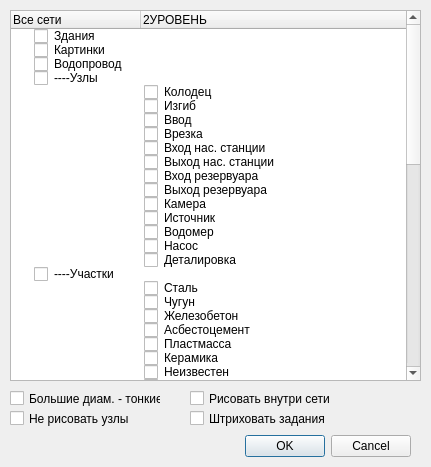
<?xml version="1.0" encoding="UTF-8"?>
<ui version="4.0">
 <class>allNetsDialog</class>
 <widget class="QDialog" name="allNetsDialog">
  <property name="geometry">
   <rect>
    <x>0</x>
    <y>0</y>
    <width>431</width>
    <height>467</height>
   </rect>
  </property>
  <property name="windowTitle">
   <string>Dialog</string>
  </property>
  <widget class="QDialogButtonBox" name="buttonBox">
   <property name="geometry">
    <rect>
     <x>70</x>
     <y>430</y>
     <width>341</width>
     <height>32</height>
    </rect>
   </property>
   <property name="orientation">
    <enum>Qt::Horizontal</enum>
   </property>
   <property name="standardButtons">
    <set>QDialogButtonBox::Cancel|QDialogButtonBox::Ok</set>
   </property>
  </widget>
  <widget class="QTreeWidget" name="treeWidget">
   <property name="geometry">
    <rect>
     <x>10</x>
     <y>10</y>
     <width>411</width>
     <height>371</height>
    </rect>
   </property>
   <property name="font">
    <font>
     <pointsize>9</pointsize>
    </font>
   </property>
   <attribute name="headerDefaultSectionSize">
    <number>130</number>
   </attribute>
   <column>
    <property name="text">
     <string>Все сети</string>
    </property>
   </column>
   <column>
    <property name="text">
     <string>2УРОВЕНЬ</string>
    </property>
   </column>
   <item>
    <property name="text">
     <string>Здания</string>
    </property>
    <property name="checkState">
     <enum>Unchecked</enum>
    </property>
   </item>
   <item>
    <property name="text">
     <string>Картинки</string>
    </property>
    <property name="checkState">
     <enum>Unchecked</enum>
    </property>
   </item>
   <item>
    <property name="text">
     <string>Водопровод</string>
    </property>
    <property name="checkState">
     <enum>Unchecked</enum>
    </property>
   </item>
   <item>
    <property name="text">
     <string>----Узлы</string>
    </property>
    <property name="checkState">
     <enum>Unchecked</enum>
    </property>
    <property name="text">
     <string/>
    </property>
   </item>
   <item>
    <property name="text">
     <string/>
    </property>
    <property name="text">
     <string>Колодец</string>
    </property>
    <property name="checkState">
     <enum>Unchecked</enum>
    </property>
   </item>
   <item>
    <property name="text">
     <string/>
    </property>
    <property name="text">
     <string>Изгиб</string>
    </property>
    <property name="checkState">
     <enum>Unchecked</enum>
    </property>
   </item>
   <item>
    <property name="text">
     <string/>
    </property>
    <property name="text">
     <string>Ввод</string>
    </property>
    <property name="checkState">
     <enum>Unchecked</enum>
    </property>
   </item>
   <item>
    <property name="text">
     <string/>
    </property>
    <property name="text">
     <string>Врезка</string>
    </property>
    <property name="checkState">
     <enum>Unchecked</enum>
    </property>
   </item>
   <item>
    <property name="text">
     <string/>
    </property>
    <property name="text">
     <string>Вход нас. станции</string>
    </property>
    <property name="checkState">
     <enum>Unchecked</enum>
    </property>
   </item>
   <item>
    <property name="text">
     <string/>
    </property>
    <property name="text">
     <string>Выход нас. станции</string>
    </property>
    <property name="checkState">
     <enum>Unchecked</enum>
    </property>
   </item>
   <item>
    <property name="text">
     <string/>
    </property>
    <property name="text">
     <string>Вход резервуара</string>
    </property>
    <property name="checkState">
     <enum>Unchecked</enum>
    </property>
   </item>
   <item>
    <property name="text">
     <string/>
    </property>
    <property name="text">
     <string>Выход резервуара</string>
    </property>
    <property name="checkState">
     <enum>Unchecked</enum>
    </property>
   </item>
   <item>
    <property name="text">
     <string/>
    </property>
    <property name="text">
     <string>Камера</string>
    </property>
    <property name="checkState">
     <enum>Unchecked</enum>
    </property>
   </item>
   <item>
    <property name="text">
     <string/>
    </property>
    <property name="text">
     <string>Источник</string>
    </property>
    <property name="checkState">
     <enum>Unchecked</enum>
    </property>
   </item>
   <item>
    <property name="text">
     <string/>
    </property>
    <property name="text">
     <string>Водомер</string>
    </property>
    <property name="checkState">
     <enum>Unchecked</enum>
    </property>
   </item>
   <item>
    <property name="text">
     <string/>
    </property>
    <property name="text">
     <string>Насос</string>
    </property>
    <property name="checkState">
     <enum>Unchecked</enum>
    </property>
   </item>
   <item>
    <property name="text">
     <string/>
    </property>
    <property name="text">
     <string>Деталировка</string>
    </property>
    <property name="checkState">
     <enum>Unchecked</enum>
    </property>
   </item>
   <item>
    <property name="text">
     <string>----Участки</string>
    </property>
    <property name="checkState">
     <enum>Unchecked</enum>
    </property>
    <property name="text">
     <string/>
    </property>
   </item>
   <item>
    <property name="text">
     <string/>
    </property>
    <property name="text">
     <string>Сталь</string>
    </property>
    <property name="checkState">
     <enum>Unchecked</enum>
    </property>
   </item>
   <item>
    <property name="text">
     <string/>
    </property>
    <property name="text">
     <string>Чугун</string>
    </property>
    <property name="checkState">
     <enum>Unchecked</enum>
    </property>
   </item>
   <item>
    <property name="text">
     <string/>
    </property>
    <property name="text">
     <string>Железобетон</string>
    </property>
    <property name="checkState">
     <enum>Unchecked</enum>
    </property>
   </item>
   <item>
    <property name="text">
     <string/>
    </property>
    <property name="text">
     <string>Асбестоцемент</string>
    </property>
    <property name="checkState">
     <enum>Unchecked</enum>
    </property>
   </item>
   <item>
    <property name="text">
     <string/>
    </property>
    <property name="text">
     <string>Пластмасса</string>
    </property>
    <property name="checkState">
     <enum>Unchecked</enum>
    </property>
   </item>
   <item>
    <property name="text">
     <string/>
    </property>
    <property name="text">
     <string>Керамика</string>
    </property>
    <property name="checkState">
     <enum>Unchecked</enum>
    </property>
   </item>
   <item>
    <property name="text">
     <string/>
    </property>
    <property name="text">
     <string>Неизвестен</string>
    </property>
    <property name="checkState">
     <enum>Unchecked</enum>
    </property>
   </item>
   <item>
    <property name="text">
     <string/>
    </property>
    <property name="text">
     <string>Стеклопластик</string>
    </property>
    <property name="checkState">
     <enum>Unchecked</enum>
    </property>
   </item>
   <item>
    <property name="text">
     <string>Канализация</string>
    </property>
    <property name="checkState">
     <enum>Unchecked</enum>
    </property>
    <property name="text">
     <string/>
    </property>
    <property name="checkState">
     <enum>Unchecked</enum>
    </property>
   </item>
   <item>
    <property name="text">
     <string>----Узлы</string>
    </property>
    <property name="checkState">
     <enum>Unchecked</enum>
    </property>
   </item>
   <item>
    <property name="text">
     <string/>
    </property>
    <property name="text">
     <string>Колодец</string>
    </property>
    <property name="checkState">
     <enum>Unchecked</enum>
    </property>
   </item>
   <item>
    <property name="text">
     <string/>
    </property>
    <property name="text">
     <string>Изгиб</string>
    </property>
    <property name="checkState">
     <enum>Unchecked</enum>
    </property>
   </item>
   <item>
    <property name="text">
     <string/>
    </property>
    <property name="text">
     <string>Выпуск</string>
    </property>
    <property name="checkState">
     <enum>Unchecked</enum>
    </property>
   </item>
   <item>
    <property name="text">
     <string/>
    </property>
    <property name="text">
     <string>Врезка</string>
    </property>
    <property name="checkState">
     <enum>Unchecked</enum>
    </property>
   </item>
   <item>
    <property name="text">
     <string/>
    </property>
    <property name="text">
     <string>Вход нас. станции</string>
    </property>
    <property name="checkState">
     <enum>Unchecked</enum>
    </property>
   </item>
   <item>
    <property name="text">
     <string/>
    </property>
    <property name="text">
     <string>Выход нас. станции</string>
    </property>
    <property name="checkState">
     <enum>Unchecked</enum>
    </property>
   </item>
   <item>
    <property name="text">
     <string/>
    </property>
    <property name="text">
     <string>Дождеприемник</string>
    </property>
    <property name="checkState">
     <enum>Unchecked</enum>
    </property>
   </item>
   <item>
    <property name="text">
     <string/>
    </property>
    <property name="text">
     <string>Камера</string>
    </property>
    <property name="checkState">
     <enum>Unchecked</enum>
    </property>
   </item>
   <item>
    <property name="text">
     <string>----Участки</string>
    </property>
    <property name="checkState">
     <enum>Unchecked</enum>
    </property>
   </item>
   <item>
    <property name="text">
     <string/>
    </property>
    <property name="text">
     <string>Сталь</string>
    </property>
    <property name="checkState">
     <enum>Unchecked</enum>
    </property>
   </item>
   <item>
    <property name="text">
     <string/>
    </property>
    <property name="text">
     <string>Чугун</string>
    </property>
    <property name="checkState">
     <enum>Unchecked</enum>
    </property>
   </item>
   <item>
    <property name="text">
     <string/>
    </property>
    <property name="text">
     <string>Железобетон</string>
    </property>
    <property name="checkState">
     <enum>Unchecked</enum>
    </property>
   </item>
   <item>
    <property name="text">
     <string/>
    </property>
    <property name="text">
     <string>Асбестоцемент</string>
    </property>
    <property name="checkState">
     <enum>Unchecked</enum>
    </property>
   </item>
   <item>
    <property name="text">
     <string/>
    </property>
    <property name="text">
     <string>Пластмасса</string>
    </property>
    <property name="checkState">
     <enum>Unchecked</enum>
    </property>
   </item>
   <item>
    <property name="text">
     <string/>
    </property>
    <property name="text">
     <string>Керамика</string>
    </property>
    <property name="checkState">
     <enum>Unchecked</enum>
    </property>
   </item>
   <item>
    <property name="text">
     <string/>
    </property>
    <property name="text">
     <string>Неизвестен</string>
    </property>
    <property name="checkState">
     <enum>Unchecked</enum>
    </property>
   </item>
   <item>
    <property name="text">
     <string/>
    </property>
    <property name="text">
     <string>Стеклопластик</string>
    </property>
    <property name="checkState">
     <enum>Unchecked</enum>
    </property>
   </item>
   <item>
    <property name="text">
     <string>Теплосеть</string>
    </property>
   </item>
   <item>
    <property name="text">
     <string>Дренаж</string>
    </property>
   </item>
   <item>
    <property name="text">
     <string>Контуры</string>
    </property>
   </item>
   <item>
    <property name="text">
     <string>Ливневая канализ.</string>
    </property>
   </item>
   <item>
    <property name="text">
     <string>Эл. защита(газ)</string>
    </property>
   </item>
   <item>
    <property name="text">
     <string>Освещение</string>
    </property>
   </item>
   <item>
    <property name="text">
     <string>Геодезия</string>
    </property>
   </item>
   <item>
    <property name="text">
     <string>Улицы</string>
    </property>
   </item>
   <item>
    <property name="text">
     <string>Телеф. канал.</string>
    </property>
   </item>
   <item>
    <property name="text">
     <string>Эл. сеть 0.4</string>
    </property>
   </item>
   <item>
    <property name="text">
     <string>Эл. сеть 6</string>
    </property>
   </item>
   <item>
    <property name="text">
     <string>Эл. сеть 10</string>
    </property>
   </item>
   <item>
    <property name="text">
     <string>Газ высокий</string>
    </property>
   </item>
   <item>
    <property name="text">
     <string>Газ низкий</string>
    </property>
   </item>
   <item>
    <property name="text">
     <string>Н/д водопр.</string>
    </property>
   </item>
   <item>
    <property name="text">
     <string>Н/д канализ.</string>
    </property>
   </item>
  </widget>
  <widget class="QCheckBox" name="checkBox_4">
   <property name="geometry">
    <rect>
     <x>190</x>
     <y>410</y>
     <width>141</width>
     <height>17</height>
    </rect>
   </property>
   <property name="text">
    <string>Штриховать задания</string>
   </property>
  </widget>
  <widget class="QCheckBox" name="checkBox">
   <property name="geometry">
    <rect>
     <x>10</x>
     <y>390</y>
     <width>151</width>
     <height>17</height>
    </rect>
   </property>
   <property name="text">
    <string>Большие диам. - тонкие</string>
   </property>
  </widget>
  <widget class="QCheckBox" name="checkBox_3">
   <property name="geometry">
    <rect>
     <x>10</x>
     <y>410</y>
     <width>131</width>
     <height>17</height>
    </rect>
   </property>
   <property name="text">
    <string>Не рисовать узлы</string>
   </property>
  </widget>
  <widget class="QCheckBox" name="checkBox_2">
   <property name="geometry">
    <rect>
     <x>190</x>
     <y>390</y>
     <width>141</width>
     <height>17</height>
    </rect>
   </property>
   <property name="text">
    <string>Рисовать внутри сети</string>
   </property>
  </widget>
 </widget>
 <resources/>
 <connections>
  <connection>
   <sender>buttonBox</sender>
   <signal>accepted()</signal>
   <receiver>allNetsDialog</receiver>
   <slot>accept()</slot>
   <hints>
    <hint type="sourcelabel">
     <x>248</x>
     <y>254</y>
    </hint>
    <hint type="destinationlabel">
     <x>157</x>
     <y>274</y>
    </hint>
   </hints>
  </connection>
  <connection>
   <sender>buttonBox</sender>
   <signal>rejected()</signal>
   <receiver>allNetsDialog</receiver>
   <slot>reject()</slot>
   <hints>
    <hint type="sourcelabel">
     <x>316</x>
     <y>260</y>
    </hint>
    <hint type="destinationlabel">
     <x>286</x>
     <y>274</y>
    </hint>
   </hints>
  </connection>
 </connections>
</ui>
